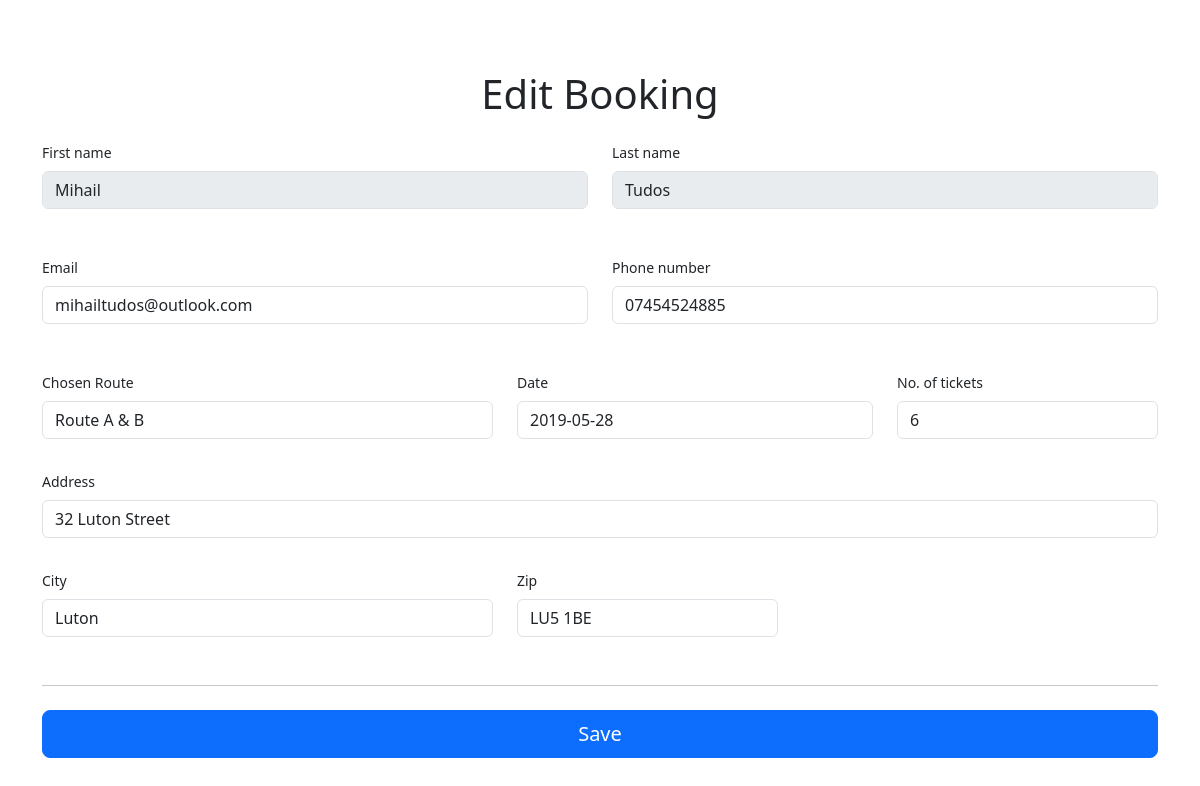
The page /includes/edit.php?id=121&action=adminEdit (signed in) on the database its author committed.
### tables this page shows
CREATE TABLE `_users_` (
  `_user_id_` int(11) NOT NULL,
  `_user_first_name_` varchar(144) NOT NULL,
  `_user_last_name_` varchar(144) NOT NULL,
  `_user_email_` varchar(144) NOT NULL,
  `_user_phone_no_` varchar(56) NOT NULL,
  `_user_street_` varchar(255) NOT NULL,
  `_user_city_` varchar(56) NOT NULL,
  `_user_postcode_` varchar(56) NOT NULL,
  `_user_password_` varchar(255) NOT NULL,
  `_privileges_` tinyint(1) NOT NULL DEFAULT '0'
);

CREATE TABLE `_tours_` (
  `_id_` int(11) NOT NULL,
  `_title_` varchar(500) NOT NULL,
  `_short_description_` varchar(500) NOT NULL,
  `_description_` varchar(1500) NOT NULL,
  `_region_` varchar(30) NOT NULL,
  `_color_` varchar(30) NOT NULL,
  `_duration_` varchar(255) NOT NULL,
  `_frequency_` varchar(255) NOT NULL,
  `_price_` double NOT NULL,
  `_date_` date NOT NULL
);

CREATE TABLE `_booked_guided_tours_` (
  `_id_` int(11) NOT NULL,
  `_tour_id_` int(11) NOT NULL,
  `_user_id_` int(11) NOT NULL,
  `_date_` date NOT NULL,
  `_number_of_tickets_` int(2) NOT NULL,
  `book_date` datetime DEFAULT CURRENT_TIMESTAMP,
  `_contact_email_` varchar(144) NOT NULL,
  `_contact_number_` varchar(48) NOT NULL,
  `_address_` varchar(255) NOT NULL,
  `_city_` varchar(56) NOT NULL,
  `_postcode_` varchar(56) NOT NULL
);

### includes/edit.php (the view, shortened to what this page needs)
<?php
include 'db_inc.php';
if(isset($_GET['id'])){
    $id = $_GET['id'];
    if(isset($_GET['action'])){
        $query = "SELECT b._id_ , u._user_first_name_, u._user_last_name_, u._user_email_ , u._user_phone_no_ , t._title_, b._date_, b._number_of_tickets_, b._address_, b._city_, b._postcode_ FROM _booked_guided_tours_ b INNER JOIN _users_ u on b._user_id_ = u._user_id_ INNER JOIN _tours_ t on b._tour_id_ = t._id_";
        $results = mysqli_query($connection, $query);
        $row = mysqli_fetch_assoc($results);
        echo '<!doctype html>
        <html lang="en">
        <head>
            <title>Edit booking '.$id.'</title>
            <link rel="stylesheet" href="https://maxcdn.bootstrapcdn.com/bootstrap/4.0.0/css/bootstrap.min.css">
            <link rel="stylesheet" href="css/style.css">
        <link href="/docs/4.3/dist/css/bootstrap.min.css" rel="stylesheet">
            <link href="..\admin\css\style.css" rel="stylesheet">
        </head>
        <body>
        <h1 class="text-center addMargin">Edit Booking</h1>
            <div class="container margin-bottom">
            <form action="insert.php?id='.trim($row['_id_']).'" method="POST" class="needs-validation" novalidate>
                <div class="row">
                <div class="col-md-6 mb-3">
                    <label for="firstName">First name</label>
                    <input type="text" name="firstName" class="form-control" id="firstName" value="'.trim($row['_user_first_name_']).'" required readonly>
                </div>
                <div class="col-md-6 mb-3">
                    <label for="lastName">Last name</label>
                    <input type="text" name="secondName" class="form-control" id="lastName" value="'.trim($row['_user_last_name_']).'" required readonly>
                </div>
                </div>
                <div class="row">
                <div class="col-md-6 mb-3">
                <label for="email">Email </label>
                <input type="email" name="email" class="form-control"  value="'.trim($row['_user_email_']).'" required>
                </div>
                <div class="col-md-6 mb-3">
                    <label for="state">Phone number</label>
                    <input type="number" name="phoneNumber" class="form-control" id="number" value="'.trim($row['_user_phone_no_']).'" required>
                </div>
                </div>
                <div class="row">
                <div class="col-md-5 mb-3">
                <label for="validationCustom03">Chosen Route</label>
                <select name="tour" class="form-control">
                <option selected>'.trim($row['_title_']).'</option>';
                                            echo'
                                        </select>
                    <div class="invalid-feedback">
                    Please select a valid country.
                    </div>
                </div>
                <div class="col-md-4 mb-3">
                <div class="bootstrap-iso">
                    <label for="validationCustom04">Date</label>
                    <input class="form-control" id="date" name="date" value="'.trim($row['_date_']).'" type="text" required/>
                    <div class="invalid-feedback">
                    Please provide a valid date.
                    </div>
                </div>
                </div>
                <div class="col-md-3 mb-3">
                    <label for="zip">No. of tickets</label>
                    <input type="number" name="number"  class="form-control"  value="'.trim($row['_number_of_tickets_']).'" required>
                    <div class="invalid-feedback">
                    A valid number is required.
                    </div>
                </div>
                </div>
                <div class="mb-3">
                <label for="address">Address</label>
                <input type="text" name="street" class="form-control" id="address" value="'.trim($row['_address_']).'" required>
                <div class="invalid-feedback">
                    Please enter your shipping address.
                </div>
                </div>
                <div class="row">
                <div class="col-md-5 mb-3">
                    <label for="country">City</label>
                    <input type="text" name="city" class="form-control" id="city" value="'.trim($row['_city_']).'">
                    <div class="invalid-feedback">
                    Please enter a valid city.
                    </div>
                </div>
                <div class="col-md-3 mb-3">
                    <label for="postcode">Zip</label>
                    <input type="text" name="postcode" class="form-control" id="postcode" value="'.trim($row['_postcode_']).'" required>
                    <div class="invalid-feedback">
                    Post code required.
                    </div>
                </div>
                </div>
                <hr class="mb-4">
                <button class="btn btn-primary btn-lg btn-block" name="save" type="submit"> Save</button>
         </form>
        </div>';
    }else{
        $_SESSION['booked'] = 'Successfully booked';
        mysqli_close($connection);
        header('Location: ' . $_SERVER['HTTP_REFERER']);
        exit();
        }
}else{
    $_SESSION['booked'] = 'Successfully booked';
    mysqli_close($connection);
    header('Location: ' . $_SERVER['HTTP_REFERER']);
    exit();
}
?>

### css/style.css (style rules this page uses)
html, body { height: 100%; width: 100%; font-family: 'Poppins', sans-serif; }
* { box-sizing: border-box; }
[class*="col-"] { padding: 1rem; }

### admin/css/style.css (style rules this page uses)
body { font-size: .875rem; }
.margin-bottom { margin-bottom: 50px; }
.addMargin { margin-top: 70px; }

### rows shown on the page
_users_: firstName "Mihail", secondName "Tudos", email "mihailtudos@outlook.com", phoneNumber "07454524885"
_tours_: tour "Route A & B"
_booked_guided_tours_: date "2019-05-28", number "6", street "32 Luton Street", city "Luton", postcode "LU5 1BE"
